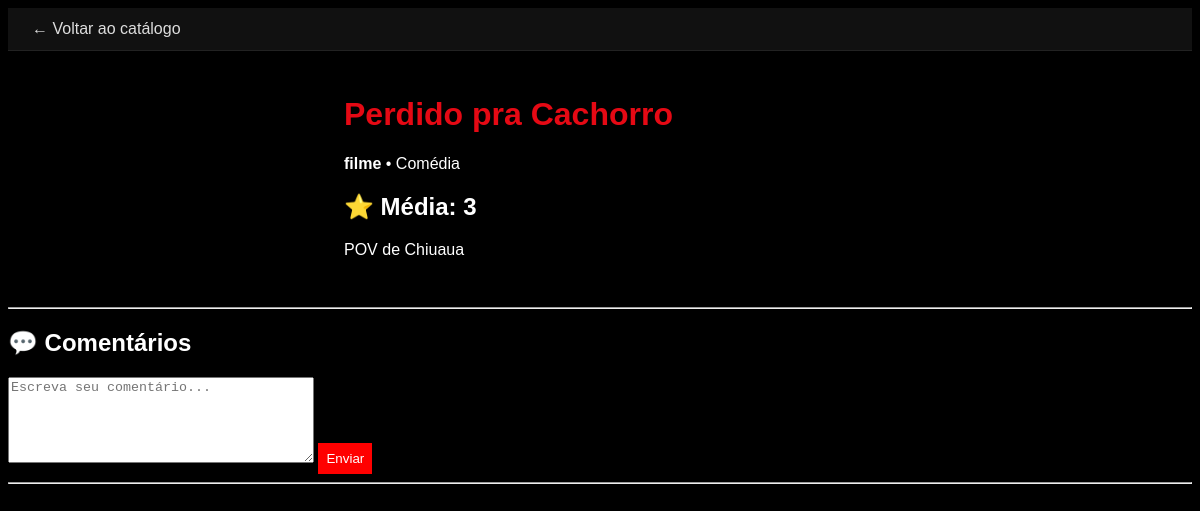
The page /controllers/FilmeController.php?action=detalhes&id=7 on the database its author committed.
### tables this page shows
CREATE TABLE filmes (
    id INT AUTO_INCREMENT PRIMARY KEY,
    titulo VARCHAR(255) NOT NULL,
    descricao TEXT,
    capa VARCHAR(255),
    ano YEAR,
    duracao INT COMMENT 'em minutos',
    tipo ENUM('filme','serie') NOT NULL DEFAULT 'filme',
    categoria_id INT,
    FOREIGN KEY (categoria_id) REFERENCES categorias(id) ON DELETE SET NULL
);

CREATE TABLE categorias (
    id INT AUTO_INCREMENT PRIMARY KEY,
    nome VARCHAR(80) NOT NULL UNIQUE
);

### config/Database.php (called while the page is built)
<?php
class Database
{
    private static $instance = null;
    public static function getConnection()
    {
        if (self::$instance === null)
        {
            self::$instance = new PDO(
                "mysql:host=localhost:3307;dbname=netflix_db;charset=utf8",
                "root",
                ""
            );
            self::$instance->setAttribute(
                PDO::ATTR_ERRMODE,
                PDO::ERRMODE_EXCEPTION
            );
        }
        return self::$instance;
    }
}

### models/Filme.php (called while the page is built, shortened)
<?php
require_once __DIR__ . '/../config/Database.php';
class Filme
{
    private $pdo;
    public function __construct()
    {
        $this->pdo = Database::getConnection();
    }
    public function buscarPorId($id)
    {
        $sql = "SELECT f.*, c.nome AS categoria_nome
                FROM filmes f
                LEFT JOIN categorias c ON c.id = f.categoria_id
                WHERE f.id = :id";
        $stmt = $this->pdo->prepare($sql);
        $stmt->execute([':id' => $id]);
        return $stmt->fetch(PDO::FETCH_ASSOC);
    }
}

### models/Avaliacao.php (called while the page is built, shortened)
<?php
require_once __DIR__ . '/../config/Database.php';
class Avaliacao
{
    private $pdo;
    public function __construct()
    {
        $this->pdo = Database::getConnection();
    }
    public function media($filme_id)
    {
        $sql = "SELECT AVG(nota) as media
                FROM avaliacoes
                WHERE filme_id = :filme";
        $stmt = $this->pdo->prepare($sql);
        $stmt->execute([':filme' => $filme_id]);
        return $stmt->fetch(PDO::FETCH_ASSOC);
    }
}

### views/filmes/detalhes.php (the view, shortened to what this page needs)
<?php
require_once __DIR__ . '/../../config/session.php';
require_once __DIR__ . '/../../models/Avaliacao.php';
$filme_id = $filme['id'];
$media = (new Avaliacao())->media($filme_id);
?>
<!DOCTYPE html>
<html lang="pt-br">
<head>
    <link rel="stylesheet" href="<?= BASE_URL ?>/assets/css/style.css">
</head>
<body>
<header class="topo">
    <a href="<?= BASE_URL ?>/controllers/FilmeController.php?action=index">← Voltar ao catálogo</a>
</header>
<main class="detalhes">
    <div class="capa-grande">
    </div>
    <div class="info">
        <h1><?= htmlspecialchars($filme['titulo']) ?></h1>
        <p class="meta">
            <strong><?= htmlspecialchars($filme['tipo'] ?? 'filme') ?></strong>
            <?php if (!empty($filme['categoria_nome'])): ?>
                • <?= htmlspecialchars($filme['categoria_nome']) ?>
            <?php endif; ?>
        </p>
        <h2>⭐ Média: <?= $media['media'] ? round($media['media'], 1) : '0' ?></h2>
        <p><?= nl2br(htmlspecialchars($filme['descricao'] ?? '')) ?></p>
    </div>
</main>
<section class="interacoes">
    <hr>
    <?php include __DIR__ . '/../comentarios/index.php'; ?>
</section>
</body>
</html>

### assets/css/style.css (style rules this page uses)
body { background: #000; color: white; font-family: Arial; }
h1 { color: red; }
.topo { display: flex; align-items: center; gap: 16px; padding: 12px 24px; background: #111; border-bottom: 1px solid #222; }
.topo nav a, .topo > a { color: #ddd; text-decoration: none; margin-right: 12px; }
.detalhes { display: grid; grid-template-columns: 280px 1fr; gap: 32px; padding: 24px; }
.detalhes .info h1 { color: #e50914; }

### rows shown on the page
filmes: titulo "Perdido pra Cachorro", tipo "filme", categoria.nome "Comédia", descricao "POV de Chiuaua"

### other values the page prints
$media['media'] "3"
